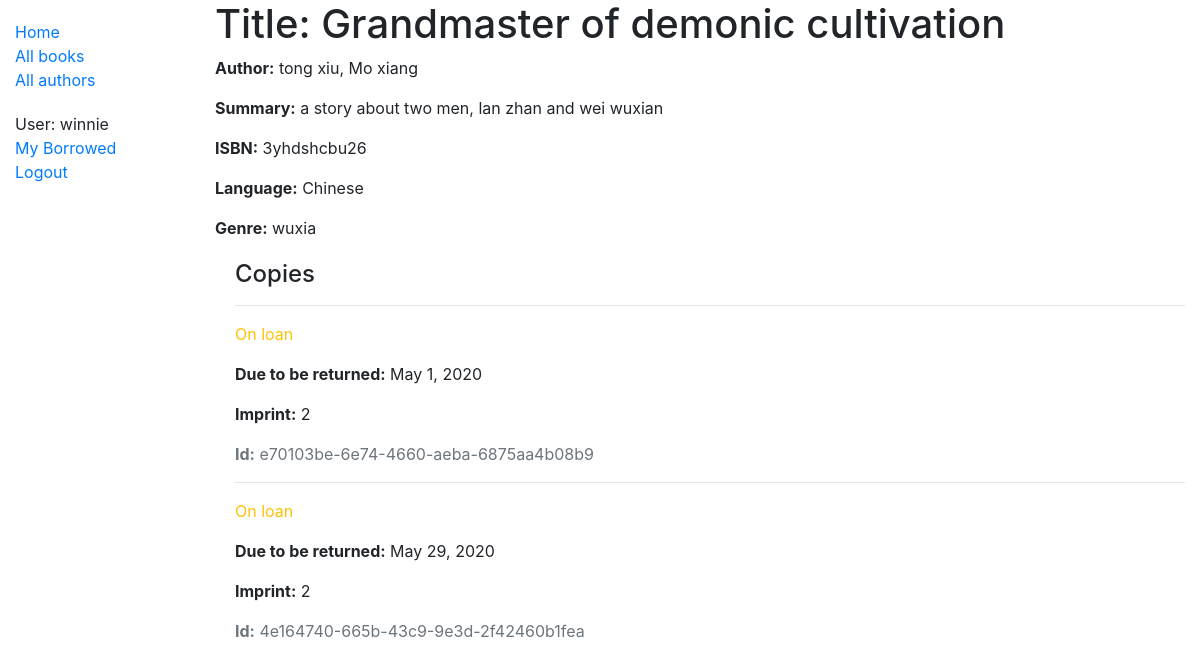
/catalog/book/2 (signed in), run on the app's committed database.
### catalog/models.py (models this page shows, shortened)
class Book(models.Model):
    title = models.CharField(max_length=200)
    author = models.ForeignKey('Author', on_delete=models.SET_NULL, null=True)
    summary = models.TextField(max_length=1000, help_text='Enter a brief description of the book')
    isbn = models.CharField('ISBN', max_length=13, help_text='13 Character <a href="https://www.isbn-international.org/content/what-isbn">ISBN number</a>')
    genre = models.ManyToManyField(Genre, help_text='Select a genre for this book')
    language = models.ForeignKey('Language', on_delete=models.SET_NULL, null=True)
    def display_genre(self):
        """Create a string for the Genre. This is required to display genre in Admin."""
        return ', '.join(genre.name for genre in self.genre.all()[:3])
    display_genre.short_description = 'Genre'

class Author(models.Model):
    first_name = models.CharField(max_length=100)
    last_name = models.CharField(max_length=100)
    date_of_birth = models.DateField(null=True, blank=True)
    date_of_death = models.DateField('Died', null=True, blank=True)
    class Meta:
        ordering = ['last_name', 'first_name']
    def __str__(self):
        return f'{self.last_name}, {self.first_name}'

class Language(models.Model):
    name = models.CharField(max_length=200,
                            help_text="Enter the book's natural language (e.g. English, French, Japanese etc.)")
    def __str__(self):
        return self.name

class Genre(models.Model):
    name = models.CharField(max_length=200, help_text='Enter a book genre (e.g. Science Fiction)')
    def __str__(self):
        return self.name

class BookInstance(models.Model):
    id = models.UUIDField(primary_key=True, default=uuid.uuid4, help_text='Unique ID for this particular book across whole library')
    book = models.ForeignKey('Book', on_delete=models.SET_NULL, null=True)
    imprint = models.CharField(max_length=200)
    due_back = models.DateField(null=True, blank=True)
    borrower = models.ForeignKey(User, on_delete=models.SET_NULL, null=True, blank=True)
    LOAN_STATUS = (
        ('m', 'Maintenance'),
        ('o', 'On loan'),
        ('a', 'Available'),
        ('r', 'Reserved'),
    )
    status = models.CharField(
        max_length=1,
        choices=LOAN_STATUS,
        blank=True,
        default='m',
        help_text='Book availability',
    )
    class Meta:
        ordering = ['due_back']
        permissions = (("can_mark_returned", "Set book as returned"),)

### catalog/views.py (the view)
# urls.py: path('book/<int:pk>', views.BookDetailView.as_view(), name='book-detail'),
class BookDetailView(LoginRequiredMixin,generic.DetailView):
    model = Book

### catalog/templates/catalog/book_detail.html
{% extends "basic_generic.html" %}
{% block content %}
  <h1>Title: {{ book.title }}</h1>
  <p><strong>Author:</strong> {{ book.author }}</a></p>
  <p><strong>Summary:</strong> {{ book.summary }}</p>
  <p><strong>ISBN:</strong> {{ book.isbn }}</p>
  <p><strong>Language:</strong> {{ book.language }}</p>
  <p><strong>Genre:</strong> {{ book.genre.all|join:", " }}</p>
  <div style="margin-left:20px;margin-top:20px">
    <h4>Copies</h4>
    {% for copy in book.bookinstance_set.all %}
      <hr>
      <p class="{% if copy.status == 'a' %}text-success{% elif copy.status == 'm' %}text-danger{% else %}text-warning{% endif %}">
        {{ copy.get_status_display }}
      </p>
      {% if copy.status != 'a' %}
        <p><strong>Due to be returned:</strong> {{ copy.due_back }}</p>
      {% endif %}
      <p><strong>Imprint:</strong> {{ copy.imprint }}</p>
      <p class="text-muted"><strong>Id:</strong> {{ copy.id }}</p>
    {% endfor %}
  </div>
{% endblock %}

### catalog/templates/basic_generic.html (shortened to what this page needs)
<!DOCTYPE html>
<html lang="en">
<head>
  <link rel="stylesheet" href="https://stackpath.bootstrapcdn.com/bootstrap/4.1.3/css/bootstrap.min.css">
  {% load static %}
  <link rel="stylesheet" href="{% static 'css/styles.css' %}">
</head>
<body>
  <div class="container-fluid">
    <div class="row">
      <div class="col-sm-2">
      {% block sidebar %}
      <ul class = "sidebar-nav">
          <li><a href="{% url 'index' %}">Home</a></li>
          <li><a href="{% url 'books' %}">All books</a></li>
          <li><a href="{% url 'authors' %}">All authors</a></li>
      </ul>
      <ul class="sidebar-nav">
            {% if user.is_authenticated %}
              <li>User: {{ user.get_username }}</li>
              <li><a href="{% url 'my-borrowed' %}">My Borrowed</a></li>
              <li><a href="{% url 'logout'%}?next={{request.path}}">Logout</a></li>
            {% else %}
              <li><a href="{% url 'login'%}?next={{request.path}}">Login</a></li>
            {% endif %}
        </ul>
     {% endblock %}
      </div>
      <div class="col-sm-10 ">{% block content %}{% endblock %}</div>
    </div>
  </div>
</body>
</html>

### catalog/static/css/styles.css (style rules this page uses)
.sidebar-nav { margin-top: 20px; padding: 0; list-style: none; }

### data on the page
Book: title "Grandmaster of demonic cultivation", author "tong xiu, Mo xiang", summary "a story about two men, lan zhan and wei wuxian", isbn "3yhdshcbu26", language "Chinese", genre.all "wuxia"
BookInstance: status "On loan", due_back "May 1, 2020", imprint "2", id "e70103be-6e74-4660-aeba-6875aa4b08b9"
BookInstance: status "On loan", due_back "May 29, 2020", imprint "2", id "4e164740-665b-43c9-9e3d-2f42460b1fea"

### other printed values
{{ user.get_username }} "winnie"
